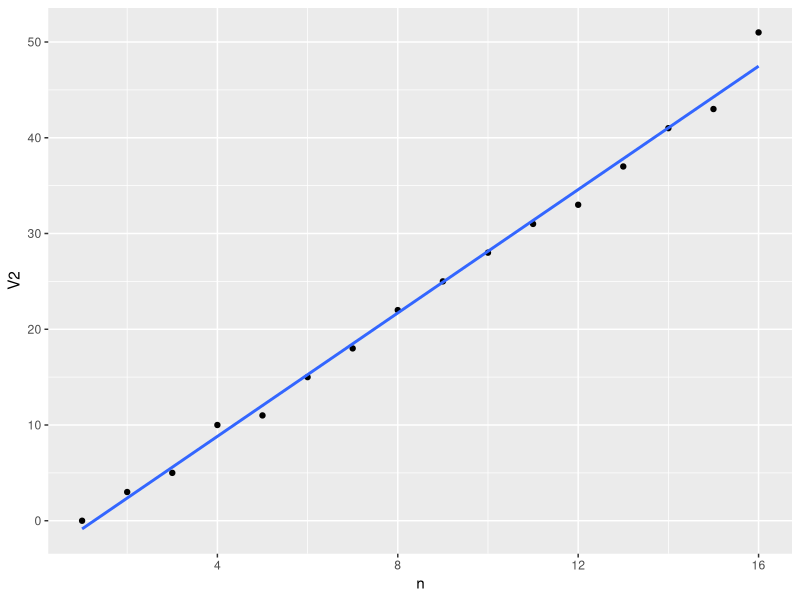

This chart was generated by the following R code: (Note: this script raises an error after producing the figure.)
## ---- chunk 1
a_n   <- original_amount <- 50000
x     <- 1000
count <- 0

while (1.01*a_n > 1000){
a_n <- a_n + (.01 * a_n) - x
count <- count + 1
if (a_n >= original_amount){
  print("the annunity will not run out")
  break
 }
}

## ---- chunk 2
library(ggplot2)
n <- c(1:16)
a_n <- c(3, 6, 11, 21, 32, 47, 65, 87, 112, 140, 171, 204, 241, 282, 325, 376)
ggplot(data = as.data.frame(cbind(n, c(0, diff(a_n)))), aes(x = n, y = V2)) + 
        geom_point() + 
        geom_smooth(method = "lm", se = FALSE)
## ---- chunk 3
df <- as.data.frame(cbind(n, a_n, diff = c(0, diff(a_n))))

for (i in 1:length(a_n)){
    if (i == 1){
     df$a_n2[[i]] <- a_n[[i]]
    } else {
     df$a_n2[[i]] <-  (df$n[[i]] *(df$diff[2] - df$diff[1]) + df$a_n2[[i-1]])    
    }
}

ggplot(data = df, aes(x = n, y = a_n - a_n2)) + 
        geom_point() + 
        geom_smooth(method = "lm", se = FALSE)
## ---- chunk 4
r_n <- 4
k <- .001
count <- 0

while (r_n <= 1000){
r_n <- r_n + ((.001*r_n)*(1000-count))
count <- count + 1
if (r_n <= 0){
  print("no one will have heard the rumor")
  break
 }
}

## ---- chunk 5
library(knitr)
price <- c(100, 200, 100, 100)
quantity <- c(500, 500, 600, 400)
row_names <- c("Case A", "Case B", "Case C", "Case D")
x <- as.data.frame(cbind(price, quantity))
row.names(x) <- row_names
kable(x)
## ---- chunk 6
library(tidyverse)
library(gridExtra)

lt_behav <- function(df){
for (i in 1:149){
  p <- df$p[[i]] - .1*(df$q[[i]] - 500)
  q <- df$q[[i]] + .2*(df$p[[i]] - 100)
  result <- cbind(p, q)
  df <- rbind(df, result)
  }
df$count <- as.numeric(row.names(df))
df <- as.data.frame(gather(df, count))
colnames(df) <- c('count','cat','value')
return(df)
}

p <- x[1,1]
q <- x[1,2]
df <- as.data.frame(cbind(p,q))
df.1 <- lt_behav(df)

p <- x[2,1]
q <- x[2,2]
df <- as.data.frame(cbind(p,q))
df.2 <- lt_behav(df)

p <- x[3,1]
q <- x[3,2]
df <- as.data.frame(cbind(p,q))
df.3 <- lt_behav(df)

p <- x[4,1]
q <- x[4,2]
df <- as.data.frame(cbind(p,q))
df.4 <- lt_behav(df)


plot1 <- ggplot(df.1) + 
         geom_line(aes(x = count, y = value, color = as.factor(cat))) + 
         theme(legend.position="top", legend.direction="horizontal", legend.title=element_blank()) +
         ggtitle("Case A")

plot2 <- ggplot(df.2) + 
         geom_line(aes(x = count, y = value, color = as.factor(cat))) + 
         theme(legend.position="top", legend.direction="horizontal", legend.title=element_blank()) +
         ggtitle("Case B")

plot3 <- ggplot(df.3) + 
         geom_line(aes(x = count, y = value, color = as.factor(cat))) + 
         theme(legend.position="top", legend.direction="horizontal", legend.title=element_blank()) +
         ggtitle("Case C")

plot4 <- ggplot(df.4) + 
         geom_line(aes(x = count, y = value, color = as.factor(cat))) + 
         theme(legend.position="top", legend.direction="horizontal", legend.title=element_blank()) +
         ggtitle("Case D")

grid.arrange(plot1, plot2, plot3, plot4, ncol=2)
